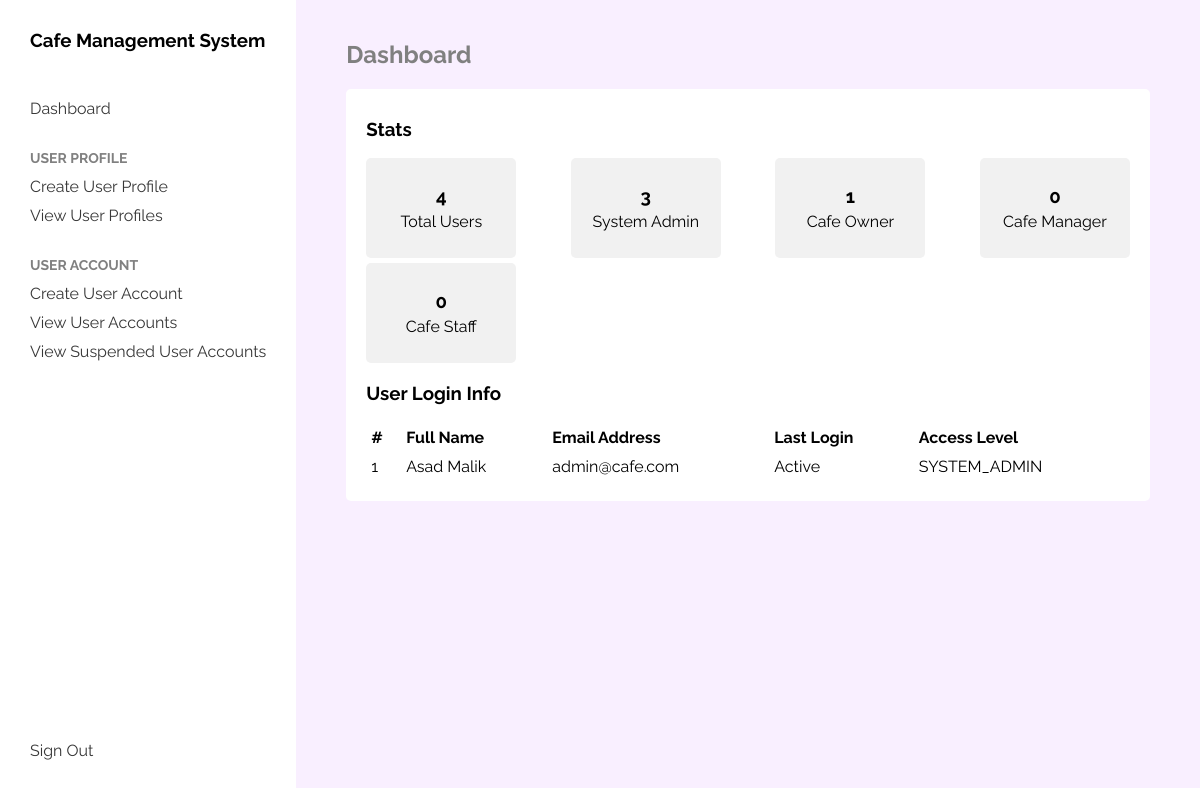
The page /admin/ (signed in) on the database its author committed.
### application/entity/models.py (models this page shows, shortened)
class User(db.Model):
    id = db.Column(db.Integer, primary_key=True)
    first_name = db.Column(db.String(30))
    last_name = db.Column(db.String(30))
    phone_number = db.Column(db.String(20))
    designation = db.Column(db.String(20))
    salary = db.Column(db.Integer)
    email = db.Column(db.String(30), nullable=False)
    password = db.Column(db.String(50), nullable=False)
    user_type = db.Column(db.String(10), nullable=False)
    account_status = db.Column(db.String(10))

### application/boundary/system_admin.py (the view)
@admin.route("/")
def dashboard():
    userController = UserController()
    login_info = userController.get_user_login_info()
    all_users = userController.get_all_users()
    user_counts = {
        SYSTEM_ADMIN: 0,
        CAFE_STAFF: 0,
        CAFE_MANAGER: 0,
        CAFE_OWNER: 0,
        "TOTAL": 0
    }
    for user in all_users:
        user_counts[user.user_type] = user_counts[user.user_type] + 1
        user_counts['TOTAL'] = user_counts['TOTAL'] + 1
    return render_template("system_admin/dashboard.html"
                           , login_info=login_info
                           , user_counts=user_counts)

### application/boundary/system_admin.py (called while the page is built)
@admin.before_request
def check_user_validity():
    if 'user_id' not in session:
        return redirect(url_for("boundary.auth.login"))
    if session['user_type'] != SYSTEM_ADMIN:
        return abort(403)

### application/control/user.py (called while the page is built)
    def get_user_login_info(self):
        return logged_in_users

    def get_all_users(self, complete_profile=False):
        if complete_profile:
            return self._userEntity.get_all_complete_profile_user()
        return self._userEntity.get_all_users()

### application/entity/user.py (called while the page is built)
    def get_all_users(self):
        return User.query.all()

### application/boundary/templates/system_admin/dashboard.html (shortened to what this page needs)
{% extends "system_admin/base.html" %}
{% set title = "Dashboard" %}
{% block content %}
    <div>
        <h3>Stats</h3>
        <div class="stats">
            <div class="box">
                <h3>{{ user_counts['TOTAL'] }}</h3>
                <span>Total Users</span>
            </div>
            <div class="box">
                <h3>{{ user_counts['SYSTEM_ADMIN'] }}</h3>
                <span>System Admin</span>
            </div>
            <div class="box">
                <h3>{{ user_counts['CAFE_OWNER'] }}</h3>
                <span>Cafe Owner</span>
            </div>
            <div class="box">
                <h3>{{ user_counts['CAFE_MANAGER'] }}</h3>
                <span>Cafe Manager</span>
            </div>
            <div class="box">
                <h3>{{ user_counts['CAFE_STAFF'] }}</h3>
                <span>Cafe Staff</span>
            </div>
        </div>
        <h3>User Login Info</h3>
        <table cellspacing="0" cellpadding="5">
            <thead>
                <th>#</th>
                <th>Full Name</th>
                <th>Email Address</th>
                <th>Last Login</th>
                <th>Access Level</th>
            </thead>
            <tbody>
                {% for _, user in login_info.items() %}
                    <tr>
                        <td>{{ loop.index }}</td>
                        <td>{{ user['full_name'] }}</td>
                        <td>{{ user['email'] }}</td>
                        <td>{{ user['last_login'] }}</td>
                        <td>{{ user['user_type'] }}</td>
                    </tr>
                {% endfor %}
            </tbody>
        </table>
    </div>
{% endblock content %}

### application/boundary/assets/base.css (style rules this page uses)
* { font-family: 'Raleway', sans-serif; box-sizing: border-box; }
body { margin: 0; }

### application/boundary/templates/system_admin/dashboard.html (style rules this page uses)
.stats { display: flex; justify-content: space-between; flex-wrap: wrap; gap: 5px; }
.box { background-color: #f1f1f1; border-radius: 5px; text-align: center; width: 150px; height: 100px; display: flex; flex-direction: column; justify-content: center; }
.box h3 { margin: 0 0 5px; }
table { width: 100%; text-align: left; }

### rows shown on the page
User: full_name "Asad Malik", email "admin@cafe.com", last_login "Active", user_type "SYSTEM_ADMIN"

### other values the page prints
{{ title }} "Dashboard"
{{ user_counts['TOTAL'] }} "4"
{{ user_counts['SYSTEM_ADMIN'] }} "3"
{{ user_counts['CAFE_OWNER'] }} "1"
{{ user_counts['CAFE_MANAGER'] }} "0"
{{ user_counts['CAFE_STAFF'] }} "0"
